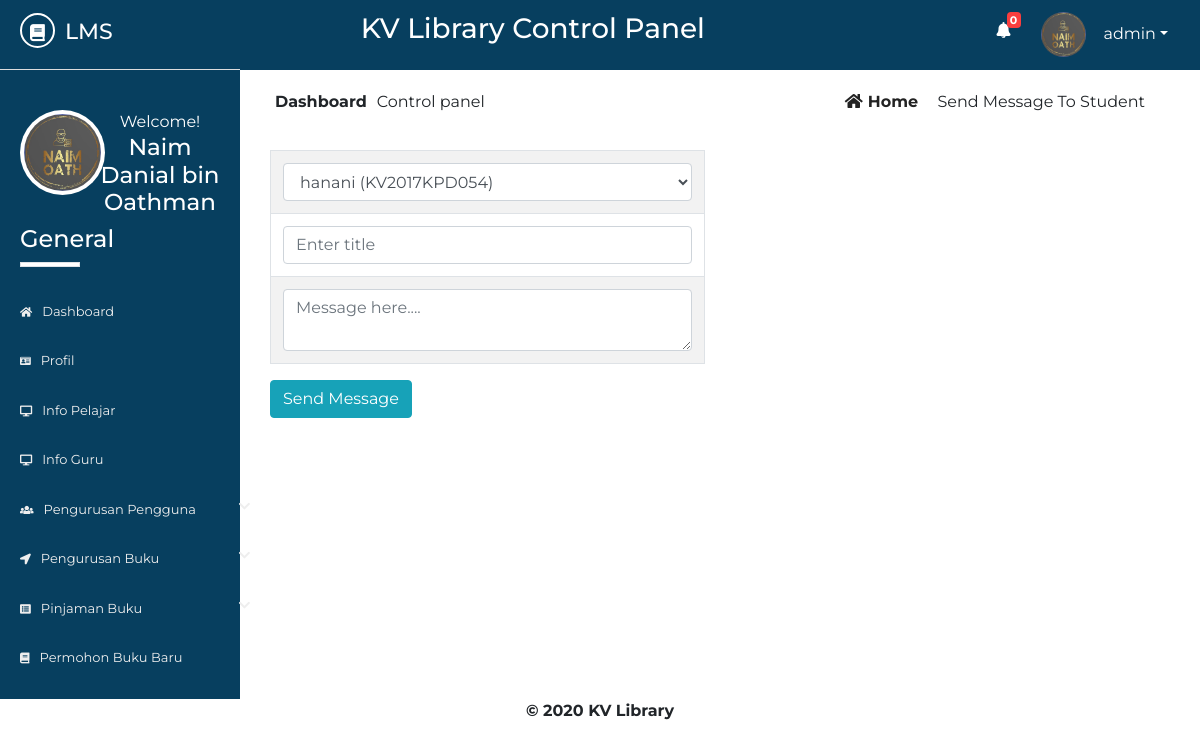
The page /admin/send-to-student.php (signed in) on the database its author committed.
### tables this page shows
CREATE TABLE `lib_registration` (
  `id` int(2) NOT NULL,
  `name` varchar(50) NOT NULL,
  `username` varchar(20) NOT NULL,
  `password` varchar(20) NOT NULL,
  `email` varchar(50) NOT NULL,
  `phone` varchar(20) NOT NULL,
  `address` varchar(100) NOT NULL,
  `photo` varchar(500) NOT NULL,
  `status` varchar(7) NOT NULL
);

### admin/send-to-student.php (the view, shortened to what this page needs)
       <?php
   include 'inc/header.php';
   include 'inc/connection.php';
?>
<div class="dashboard-content">
	<div class="dashboard-header">
		<div class="container">
			<div class="row">
				<div class="col-md-6">
					<div class="left">
						<p><span>dashboard</span>Control panel</p>
					</div>
				</div>
				<div class="col-md-6">
					<div class="right text-right">
						<a href="dashboard.php"><i class="fas fa-home"></i>home</a>
						<span class="disabled">send Message to student</span>
					</div>
				</div>
			</div>
			<div class="sendMessage">
				<form action="" method="post" name="form1" class="col-lg-6" enctype="multipart/form-data">
                       <table class="table table-bordered table-striped">
                           <tr>
                               <td>
                                 <select name="rusername" class="form-control">
                                     <?php
                                            $res= mysqli_query($link, "select * from std_registration");
                                               while($row=mysqli_fetch_array($res)){
                                                   ?><option value="<?php echo $row["username"]?>">
                                                   <?php  echo $row["username"]. " (".$row["regno"].")"; ?>
                                                   </option><?php
                                               }
                                          ?>
                                 </select>
                               </td>
                           </tr>
                           <tr>
                               <td>
                                   <input type="text" class="form-control" placeholder="Enter title" name="title">
                               </td>
                           </tr>
                           <tr>
                               <td>
                                   <textarea name="msg" class="form-control" placeholder="Message here...."></textarea>
                               </td>
                           </tr>
                       </table>
                       <input type="submit" name="submit" value="Send Message" class="btn btn-info">
                   </form>
			</div>
		</div>
	</div>
</div>
<?php
	include 'inc/footer.php';
 ?>

### admin/inc/header.php (shortened to what this page needs)
<?php
    include 'inc/connection.php';
    $res = mysqli_query($link,"select * from request_books where read1='no'");
    $not= mysqli_num_rows($res);
 ?>
<!DOCTYPE html>
<html lang="en">
<head>
	<link rel="stylesheet" href="inc/css/bootstrap.min.css">
	<link rel="stylesheet" href="inc/css/bootstrap-select.min.css">
	<link rel="stylesheet" href="inc/css/fontawesome-all.min.css">
	<link rel="stylesheet" href="inc/css/datatables.min.css">
	<link rel="stylesheet" href="inc/css/pro1.css">
</head>
<body>
	<div class="main-content">
		<div class="wrapper">
			<div class="left-sidebar">
				<div class="p-title">
                    <h3><a href=""><i class="fas fa-book"></i><span>lms</span></a></h3>
				</div>
				<div class="profile">
					<div class="profile-pic">
                        <?php
                            $res = mysqli_query($link, "select * from lib_registration where username='".$_SESSION['username']."'");
                            while ($row = mysqli_fetch_array($res)){
                                ?><img src="<?php echo $row["photo"]; ?> " height="" width="" alt="something wrong" class="rounded-circle"></a> <?php
                            }
                        ?>
					</div>
					<div class="profile-info text-center">
						<span>Welcome!</span>
						<h2>
              <?php
                $res = mysqli_query($link, "select * from lib_registration where username='".$_SESSION['username']."'");
                while ($row = mysqli_fetch_array($res)){
                  $name  =  $row["name"];
                  echo $name;
                }
              ?>
            </h2>
					</div>
				</div>
				<div class="sidebar-menu">
					<h3>General</h3>
				  <div class="border"></div>
	                <ul>
	                    <li class="menu <?php if($page=='home'){ echo 'active';} ?>">
      						<a href="dashboard.php"><i class="fas fa-home"></i>Dashboard</a>
    					</li>
    					  <li class="menu <?php if($page=='profile'){ echo 'active';} ?>">
      						<a href="profile.php"><i class="fas fa-id-card"></i>profil</a>
    					</li>
	                    <li class="menu <?php if($page=='sinfo'){ echo 'active';} ?>">
      						<a href="all-student-info.php"><i class="fas fa-desktop"></i>Info Pelajar</a>
    					</li>
    					<li class="menu <?php if($page=='tinfo'){ echo 'active';} ?>">
      						<a href="all-teacher-info.php"><i class="fas fa-desktop"></i>Info Guru</a>
    					</li>
                        			<li class="menu menu-toggle3">
      						<a href="#"><i class="fas fa-users"></i>Pengurusan Pengguna <span class="fa fa-chevron-down"></span></a>
    					</li>
                        <li class="menu menu-toggle2">
      						<a href="#"><i class="fas fa-location-arrow"></i>pengurusan buku <span class="fa fa-chevron-down"></span></a>
    					</li>
                        <li class="menu menu-toggle1">
      						<a href="#"><i class="fas fa-list-alt"></i>pinjaman buku <span class="fa fa-chevron-down"></span></a>
    					</li>
    					<li class="menu <?php if($page=='rbook'){ echo 'active';} ?>">
   						<a href="requested-books.php"><i class="fas fa-book"></i>permohon buku baru</a></li>
	                </ul>
				</div>
			</div>
			<div class="content">
				<div class="inner">
					<div class="heading text-center">
						<h3>KV Library Control Panel</h3>
					</div>
					<div class="header-profile text-right">
						<ul>
                            <li class="icon">
                                <a href="requested-books.php" ><i class="fas fa-bell"></i></a>
                                <span class="count" onclick="window.location='requested-books.php'"><b><?php echo $not; ?></b></span>
                            </li>
							<li class="dropdown">
                                <?php
                                     $res = mysqli_query($link, "select * from lib_registration where username='".$_SESSION['username']."'");
                                     while ($row = mysqli_fetch_array($res)){
                                         ?><a href="" class="dropdown-toggle" data-toggle="dropdown"><img src="<?php echo $row["photo"]; ?>" alt=""><span><?php echo $_SESSION["username"]; ?></span></a> <?php
                                     }
                                ?>
							</li>
						</ul>
					</div>
				</div>

### admin/inc/css/pro1.css (style rules this page uses)
* { margin: 0; padding: 0; }
body { font-family: 'Montserrat', sans-serif; }
.border { width: 60px; height: 5px; background: #fff; }
.main-content { width: 100%; height: auto; overflow: hidden; }
.main-content .left-sidebar { width: 20%; height: auto; background: #073f5f; float: left; }
.main-content .left-sidebar .p-title { width: 100%; padding: 13px; padding-left: 20px; background: #073f5f; border-bottom: 1px solid #ddd; }
.main-content .p-title a { text-decoration: none; color: #fff; font-size: 22px; text-transform: uppercase; }
.main-content .p-title a i { width: 35px; height: 35px; line-height: 35px; text-align: center; font-size: 17px; border-radius: 50%; border: 2px solid #fff; }
.main-content .p-title a span { margin-left: 10px; }
.main-content .left-sidebar .profile { width: 100%; padding: 20px; margin-top: 0; padding-top: 0; }
.main-content .left-sidebar .profile .profile-pic { width: 40%; float: left; }
.main-content .left-sidebar .profile img { width: 85px; height: 85px; position: inherit; padding: 4px; background: #fff; overflow: hidden; }
.main-content .left-sidebar .profile .profile-info { width: 60%; float: left; color: #fff; }
.main-content .left-sidebar .profile .profile-info h2 { font-size: 23px; }
.sidebar-menu { color: #fff; width: 100%; padding-top: 60px; padding-left: 0; }
.sidebar-menu h3 { margin-left: 20px; font-size: 24px; }
.sidebar-menu .border { margin-left: 20px; margin-bottom: 20px; }
.sidebar-menu ul li a { text-decoration: none; color: #eee; width: 270px; padding: 15px 20px; font-size: 13px; display: block; text-transform: capitalize; transition: all .5s ease; }
.sidebar-menu ul { padding-left: 0; }
.sidebar-menu ul li a i { margin-right: 10px; font-size: smaller; }
.sidebar-menu ul li a span { float: right; }
.content { width: 80%; height: auto; float: right; }
.content .inner { width: 100%; height: 70px; background: #073f5f; padding: 12px; }
.content .inner .heading { width: 60%; float: left; color: #fff; }
.content .inner .header-profile { width: calc(40%-20px); float: right; margin-right: 20px; position: relative; }
.content .inner .header-profile .icon i { margin-right: 30px; font-size: 16px; margin-top: 10px; }
.header-profile .dropdown span { color: #fff; margin-left: 10px; }
.header-profile .icon span { color: #fff; position: absolute; left: 10px; top: 0; font-size: 11px; width: 14px; height: 16px; line-height: 16px; text-align: center; border-radius: 4px; background: #FA3E3E; }
.header-profile ul li { list-style: none; float: left; }
.header-profile ul li i { color: #fff; }
.header-profile img { width: 40px; height: 40px; border-radius: 50%; margin-right: 8px; }
.dropdown a { text-decoration: none; color: #fff; }
.dropdown img { width: 45px; height: 45px; border-radius: 50%; }
.dashboard-header .left { padding: 20px; }
.dashboard-header .left p span { text-transform: capitalize; margin-right: 10px; font-weight: bold; }
.dashboard-header .right { padding: 20px; margin-right: 20px; }
.dashboard-header .right a { text-transform: capitalize; text-decoration: none; color: #222; margin-right: 15px; font-weight: bold; }
.dashboard-header .right a i { margin-right: 5px; }
.dashboard-header .right span { text-transform: capitalize; }

### rows shown on the page
lib_registration: photo (picture), name "Naim Danial bin Oathman"

### other values the page prints
$not "0"
form field rusername "hanani (KV2017KPD054)"
